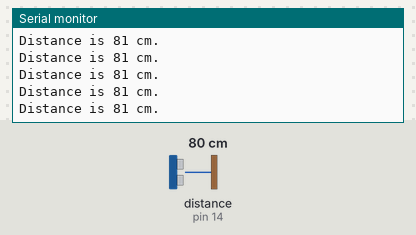
This sketch was run on a simulated Arduino Uno, built with avr-gcc and run on an emulated ATmega328P. Parts: the last lines printed to the serial monitor. Wiring (inferred from the names in the program): ultrasonic range finder: trigger pin 12; echo pin 14. The inputs (shaded band) are chosen by the test bench; at power-on: distance to the obstacle (sensor on pin 14) 80 cm. The echo pulse lasts 58.3 µs per cm.

Above: at 1.2 s.
1.3 s: distance to the obstacle (sensor on pin 14) set to 4 cm
At 1.38 s:
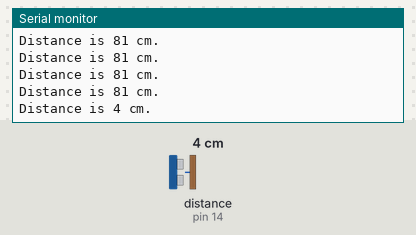
4.3 s: distance to the obstacle (sensor on pin 14) set to 2 cm
At 4.3 s:
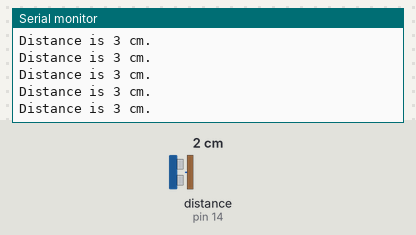
Timing chart, 0 to 7.3 s (numbered marks = the images above; inputs shaded):
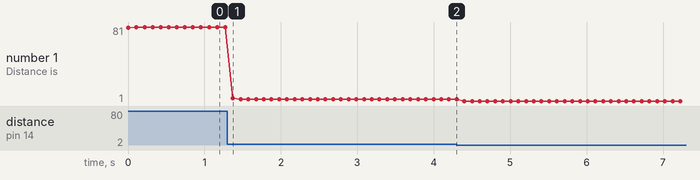

Measured:
- after the input at 1.3 s, the serial monitor: prints a new line after 0.07 s (image 1)
- plotted number 1: 81 → 3 after the input at 1.3 s, 3 → 1 after the input at 4.3 s

The sketch:

8.1-HC-SR04-Read.ino
```cpp
#define TRIG_PIN (12) // กำหนดแทนที่ TRIG_PIN ด้วย 12
#define ECHO_PIN (14) // กำหนดแทนที่ ECHO_PIN ด้วย 14

void setup() {
  pinMode(TRIG_PIN, OUTPUT); // กำหนดขา TRIG_PIN เป็นดิจิทัลเอาต์พุต
  pinMode(ECHO_PIN, INPUT); // กำหนดขา ECHO_PIN เป็นดิจิทัลอินพุต

  Serial.begin(115200); // เริ่มต้นใช้งาน Serial ด้วยความเร็ว 115200
}

void loop() {
  digitalWrite(TRIG_PIN, LOW); // ส่งลอจิก 0 ไปที่ขา Trig
  delayMicroseconds(5); // หน่วงเวลา 5 uS
  digitalWrite(TRIG_PIN, HIGH); // ส่งลอจิก 1 ไปที่ขา Trig
  delayMicroseconds(10); // หน่วงเวลา 10 uS
  digitalWrite(TRIG_PIN, LOW); // ส่งลอจิก 0 ไปที่ขา Trig
  unsigned int pulse_width = pulseIn(ECHO_PIN, HIGH); // จับเวลาพัลส์ขา Echo
  unsigned int distance = pulse_width * 0.0173681; // แปลงเวลาเป็นระยะทาง

  Serial.print("Distance is "); // ส่งข้อความไป Serial Monitor
  Serial.print(distance); // ส่งค่าในตัวแปร distance ไป Serial Monitor
  Serial.println(" cm."); // ส่งข้อความไป Serial Monitor
  delay(100); // หน่วงเวลา 0.1 วินาที
}
```
